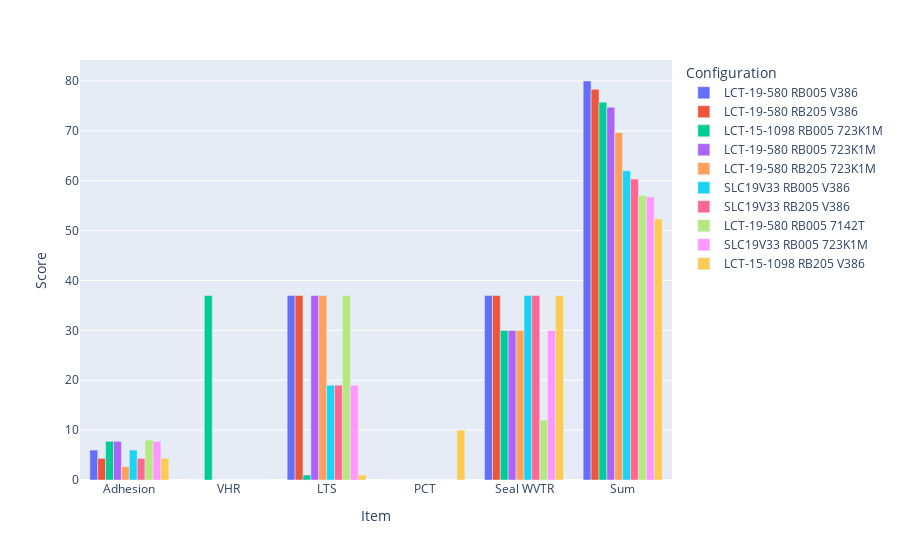

Source (notebook cell):
### Code cell
ra_fig = px.bar(
    ra_plot_df,
    x='Item',
    y='Score',
    color='Configuration',
    barmode='group'
)
ra_fig.show()

### Figure 1 — Plotly figure (JSON) as saved in the notebook; plotly's stock layout.template omitted (floating-point values rounded to 4 significant figures)
{"data": [{"alignmentgroup": "True", "hovertemplate": "Configuration=LCT-19-580 RB005 V386<br>Item=%{x}<br>Score=%{y}<extra></extra>", "legendgroup": "LCT-19-580 RB005 V386", "marker": {"color": "#636efa", "pattern": {"shape": ""}}, "name": "LCT-19-580 RB005 V386", "offsetgroup": "LCT-19-580 RB005 V386", "orientation": "v", "showlegend": true, "textposition": "auto", "type": "bar", "x": ["Adhesion", "VHR", "LTS", "PCT", "Seal WVTR", "Sum"], "xaxis": "x", "y": [6, 0, 37, 0, 37, 80], "yaxis": "y"}, {"alignmentgroup": "True", "hovertemplate": "Configuration=LCT-19-580 RB205 V386<br>Item=%{x}<br>Score=%{y}<extra></extra>", "legendgroup": "LCT-19-580 RB205 V386", "marker": {"color": "#EF553B", "pattern": {"shape": ""}}, "name": "LCT-19-580 RB205 V386", "offsetgroup": "LCT-19-580 RB205 V386", "orientation": "v", "showlegend": true, "textposition": "auto", "type": "bar", "x": ["Adhesion", "VHR", "LTS", "PCT", "Seal WVTR", "Sum"], "xaxis": "x", "y": [4.333, 0, 37, 0, 37, 78.33], "yaxis": "y"}, {"alignmentgroup": "True", "hovertemplate": "Configuration=LCT-15-1098 RB005 723K1M<br>Item=%{x}<br>Score=%{y}<extra></extra>", "legendgroup": "LCT-15-1098 RB005 723K1M", "marker": {"color": "#00cc96", "pattern": {"shape": ""}}, "name": "LCT-15-1098 RB005 723K1M", "offsetgroup": "LCT-15-1098 RB005 723K1M", "orientation": "v", "showlegend": true, "textposition": "auto", "type": "bar", "x": ["Adhesion", "VHR", "LTS", "PCT", "Seal WVTR", "Sum"], "xaxis": "x", "y": [7.75, 37, 1, 0, 30, 75.75], "yaxis": "y"}, {"alignmentgroup": "True", "hovertemplate": "Configuration=LCT-19-580 RB005 723K1M<br>Item=%{x}<br>Score=%{y}<extra></extra>", "legendgroup": "LCT-19-580 RB005 723K1M", "marker": {"color": "#ab63fa", "pattern": {"shape": ""}}, "name": "LCT-19-580 RB005 723K1M", "offsetgroup": "LCT-19-580 RB005 723K1M", "orientation": "v", "showlegend": true, "textposition": "auto", "type": "bar", "x": ["Adhesion", "VHR", "LTS", "PCT", "Seal WVTR", "Sum"], "xaxis": "x", "y": [7.75, 0, 37, 0, 30, 74.75], "yaxis": "y"}, {"alignmentgroup": "True", "hovertemplate": "Configuration=LCT-19-580 RB205 723K1M<br>Item=%{x}<br>Score=%{y}<extra></extra>", "legendgroup": "LCT-19-580 RB205 723K1M", "marker": {"color": "#FFA15A", "pattern": {"shape": ""}}, "name": "LCT-19-580 RB205 723K1M", "offsetgroup": "LCT-19-580 RB205 723K1M", "orientation": "v", "showlegend": true, "textposition": "auto", "type": "bar", "x": ["Adhesion", "VHR", "LTS", "PCT", "Seal WVTR", "Sum"], "xaxis": "x", "y": [2.667, 0, 37, 0, 30, 69.67], "yaxis": "y"}, {"alignmentgroup": "True", "hovertemplate": "Configuration=SLC19V33 RB005 V386<br>Item=%{x}<br>Score=%{y}<extra></extra>", "legendgroup": "SLC19V33 RB005 V386", "marker": {"color": "#19d3f3", "pattern": {"shape": ""}}, "name": "SLC19V33 RB005 V386", "offsetgroup": "SLC19V33 RB005 V386", "orientation": "v", "showlegend": true, "textposition": "auto", "type": "bar", "x": ["Adhesion", "VHR", "LTS", "PCT", "Seal WVTR", "Sum"], "xaxis": "x", "y": [6, 0, 19, 0, 37, 62], "yaxis": "y"}, {"alignmentgroup": "True", "hovertemplate": "Configuration=SLC19V33 RB205 V386<br>Item=%{x}<br>Score=%{y}<extra></extra>", "legendgroup": "SLC19V33 RB205 V386", "marker": {"color": "#FF6692", "pattern": {"shape": ""}}, "name": "SLC19V33 RB205 V386", "offsetgroup": "SLC19V33 RB205 V386", "orientation": "v", "showlegend": true, "textposition": "auto", "type": "bar", "x": ["Adhesion", "VHR", "LTS", "PCT", "Seal WVTR", "Sum"], "xaxis": "x", "y": [4.333, 0, 19, 0, 37, 60.33], "yaxis": "y"}, {"alignmentgroup": "True", "hovertemplate": "Configuration=LCT-19-580 RB005 7142T<br>Item=%{x}<br>Score=%{y}<extra></extra>", "legendgroup": "LCT-19-580 RB005 7142T", "marker": {"color": "#B6E880", "pattern": {"shape": ""}}, "name": "LCT-19-580 RB005 7142T", "offsetgroup": "LCT-19-580 RB005 7142T", "orientation": "v", "showlegend": true, "textposition": "auto", "type": "bar", "x": ["Adhesion", "VHR", "LTS", "PCT", "Seal WVTR", "Sum"], "xaxis": "x", "y": [8, 0, 37, 0, 12, 57], "yaxis": "y"}, {"alignmentgroup": "True", "hovertemplate": "Configuration=SLC19V33 RB005 723K1M<br>Item=%{x}<br>Score=%{y}<extra></extra>", "legendgroup": "SLC19V33 RB005 723K1M", "marker": {"color": "#FF97FF", "pattern": {"shape": ""}}, "name": "SLC19V33 RB005 723K1M", "offsetgroup": "SLC19V33 RB005 723K1M", "orientation": "v", "showlegend": true, "textposition": "auto", "type": "bar", "x": ["Adhesion", "VHR", "LTS", "PCT", "Seal WVTR", "Sum"], "xaxis": "x", "y": [7.75, 0, 19, 0, 30, 56.75], "yaxis": "y"}, {"alignmentgroup": "True", "hovertemplate": "Configuration=LCT-15-1098 RB205 V386<br>Item=%{x}<br>Score=%{y}<extra></extra>", "legendgroup": "LCT-15-1098 RB205 V386", "marker": {"color": "#FECB52", "pattern": {"shape": ""}}, "name": "LCT-15-1098 RB205 V386", "offsetgroup": "LCT-15-1098 RB205 V386", "orientation": "v", "showlegend": true, "textposition": "auto", "type": "bar", "x": ["Adhesion", "VHR", "LTS", "PCT", "Seal WVTR", "Sum"], "xaxis": "x", "y": [4.333, 0, 1, 10, 37, 52.33], "yaxis": "y"}], "layout": {"autosize": true, "barmode": "group", "legend": {"title": {"text": "Configuration"}, "tracegroupgap": 0}, "margin": {"t": 60}, "xaxis": {"anchor": "y", "autorange": true, "domain": [0, 1], "range": [-0.5, 5.5], "title": {"text": "Item"}, "type": "category"}, "yaxis": {"anchor": "x", "autorange": true, "domain": [0, 1], "range": [0, 84.21], "title": {"text": "Score"}, "type": "linear"}}}
